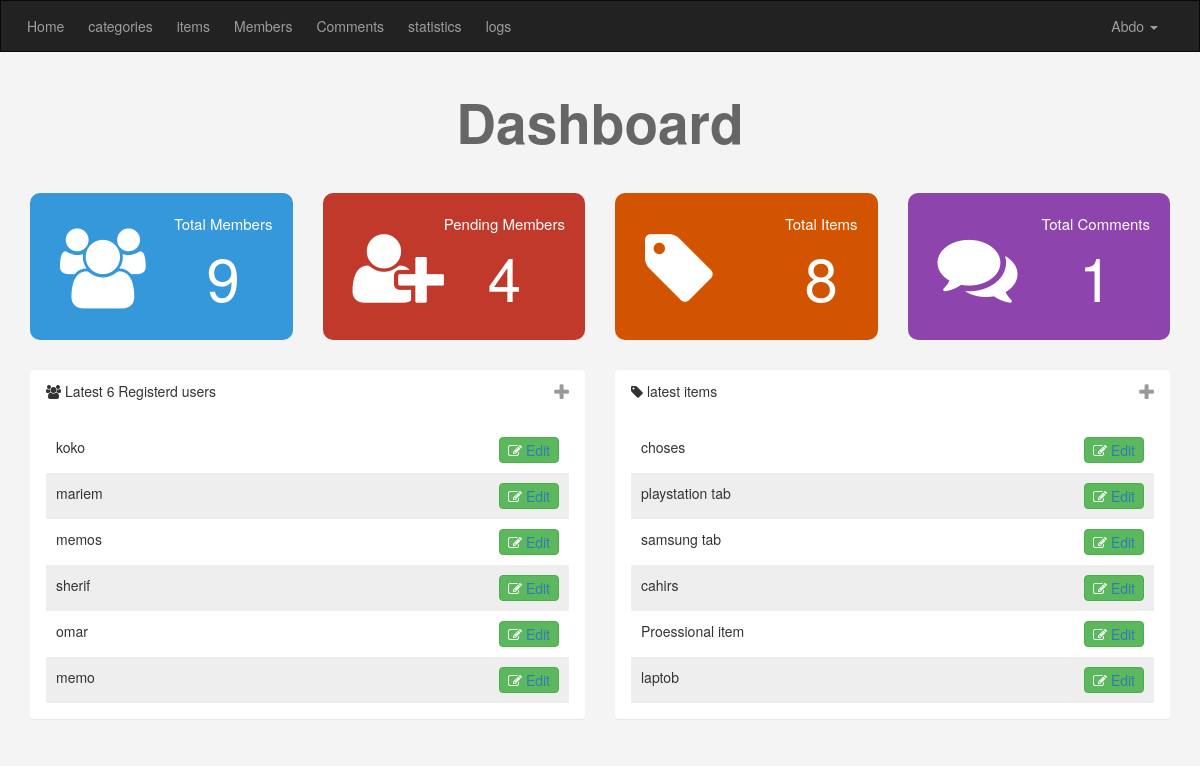
/admin/dashboard.php (signed in), run on the app's committed database.
### tables this page shows
CREATE TABLE `users` (
  `userID` int(11) NOT NULL COMMENT 'To Identify User',
  `username` varchar(255) NOT NULL COMMENT 'Username To Login',
  `password` varchar(255) NOT NULL COMMENT 'Password To Login',
  `email` varchar(255) NOT NULL,
  `fullname` varchar(255) NOT NULL,
  `groupID` int(11) NOT NULL DEFAULT 0 COMMENT 'Identify User Group',
  `truststatus` int(11) NOT NULL DEFAULT 0 COMMENT 'Seller Rank',
  `regstatus` int(11) NOT NULL DEFAULT 0 COMMENT 'Pending Approval',
  `date` date NOT NULL
);

CREATE TABLE `items` (
  `item_ID` int(11) NOT NULL,
  `name` varchar(255) NOT NULL,
  `description` text NOT NULL,
  `price` varchar(255) NOT NULL,
  `add_Date` date NOT NULL,
  `country_made` varchar(255) NOT NULL,
  `image` varchar(255) NOT NULL,
  `status` varchar(255) NOT NULL,
  `rating` smallint(6) NOT NULL,
  `Approve` tinyint(4) NOT NULL DEFAULT 0,
  `Cat_ID` int(11) NOT NULL,
  `Member_ID` int(11) DEFAULT NULL
);

### admin/includes/functions/functions.php (called while the page is built, shortened)
<?php
function checkItem($select, $form, $value)
{
    global $con;
    $statment = $con->prepare("SELECT $select FROM $form WHERE $select = ? ");
    $statment->execute(array($value));
    $count = $statment->rowCount();
    return $count;
}
Function countItems($item , $table){
    global $con;
    $stmt2 = $con->prepare("SELECT COUNT(userID) FROM $table");
    $stmt2->execute();
    return $stmt2->fetchColumn();
}
Function countItemss($item , $table){
    global $con;
    $stmt2 = $con->prepare("SELECT COUNT(item_ID) FROM $table");
    $stmt2->execute();
    return $stmt2->fetchColumn();
}
 function getLatest($select , $table , $order ,$limit = 5){
    global $con;
    $getStmt = $con->prepare("SELECT $select FROM $table ORDER BY $order DESC LIMIT $limit");
    $getStmt->execute();
    $rows = $getStmt->fetchAll();
    return $rows;
 }

### admin/dashboard.php (the view, shortened to what this page needs)
<?php
if(isset($_SESSION['username'])){
    include('init.php');
    $numUsers = 6;
    $LatestUsers = getLatest("*", "users", "userID", $numUsers);
    $numItems = 6;
    $LatestItems = getLatest("*", "items", "item_ID", $numItems);
    ?>
    <div class="container home-statw text-center">
        <h1>Dashboard</h1>
        <div class="row">
            <div class="col-md-3">
                <div class="stat st-members">
                    <i class="fa fa-users"></i>
                    <div class="info">
                    Total Members
                    <span><a href="members.php"><?php echo countItems('userID' , 'users')?></a></span>
                    </div>
                </div>
            </div>
            <div class="col-md-3">
                <div class="stat st-pending">
                    <i class="fa fa-user-plus"></i>
                    <div class="info">
                    Pending Members
                    <span><a href="members.php?do=Manage&page=pending">
                        <?php echo checkItem("regstatus", "users", 0); ?>
                    </a></span>
                    </div>
                </div>
            </div>
            <div class="col-md-3">
                <div class="stat st-items">
                    <i class="fa fa-tag"></i>
                    <div class="info">
                    Total Items
                    <span><a href="items.php"><?php echo countItemss('item_ID', 'items') ?></a></span>
                    </div>
                    </div>
            </div>
            <div class="col-md-3">
                <div class="stat st-comments">
                    <i class="fa fa-comments"></i>
                    <div class="info">
                    Total Comments
                    <span><a href="comments.php"><?php echo countItemss('c_id', 'comments') ?></a></span>
                    </div>
                </div>
            </div>
        </div>
    </div>
    <div class="container latest">
        <div class="row">
            <div class="col-sm-6">
                <div class="panel panel-defualt">
                    <div class="panel-heading">
                        <i class="fa fa-users"></i> Latest <?php echo ($numUsers);?> Registerd users
                        <span class="toggle-info pull-right">
                            <i class="fa fa-plus fa-lg"></i>
                        </span>
                    </div>
                    <div class="panel-body">
                       <ul class="list-unstyled latest-user">
                       <?php
                    foreach( $LatestUsers as $user){
                        echo '<li>'. $user['username'] . '<span class="btn btn-success pull-right">
                        <i class="fa fa-edit"></i><a href="members.php?do=Edit&userid='.  $user['userID'] . '"> Edit</a></span> </li>';
                         }
                        ?>
                       </ul>
                    </div>
                </div>
            </div>
            <div class="col-sm-6">
                <div class="panel panel-defualt">
                    <div class="panel-heading">
                        <i class="fa fa-tag"></i> latest items
                        <span class="toggle-info pull-right">
                            <i class="fa fa-plus fa-lg"></i>
                        </span>
                    </div>
                    <div class="panel-body">
                    <ul class="list-unstyled latest-user">
                       <?php
                    foreach( $LatestItems as $item){
                        echo '<li>'. $item['name'] . '<span class="btn btn-success pull-right">
                        <i class="fa fa-edit"></i><a href="items.php?do=Edit&itemid='.  $item['item_ID'] . '"> Edit</a></span> </li>';
                         }
                        ?>
                       </ul>
                      </div>
                </div>
            </div>
        </div>
    </div>
<?php
    include $tpl . 'footer.php';
}else {
    header('Location: index.php');
    exit();
}
?>

### admin/layout/css/backend.css (style rules this page uses)
body { background-color: #F4F4F4; }
.home-statw .stat { padding: 20px; font-size: 15px; color: #FFF; border-radius: 10px; position: relative; overflow: hidden; }
.home-statw .stat i { position: absolute; font-size: 80px; top: 35px; left: 30px; }
.home-statw .stat .info { float: right; }
.home-statw .stat a { color: #FFF; }
.home-statw .stat span { display: block; font-size: 60px; }
.home-statw .st-members { background-color: #3498db; }
.home-statw .st-pending { background-color: #c0392b; }
.home-statw .st-items { background-color: #d35400; }
.home-statw .st-comments { background-color: #8e44ad; }
.latest { margin-top: 30px; overflow: hidden; }
.latest .toggle-info { color: #999; cursor: pointer; }
.latest-user { margin-bottom: 0; }
.latest-user li { padding: 10px ; overflow: hidden; }
.latest-user li:nth-child(even) { background-color: #EEE; }
.latest-user .btn-success { padding: 2px 8px; }
h1 { font-size: 55px; margin: 40px 0; font-weight: bold; color: #666; }

### data on the page
users: username "koko"
users: username "mariem"
users: username "memos"
users: username "sherif"
users: username "omar"
users: username "memo"
items: name "choses"
items: name "playstation tab"
items: name "samsung tab"
items: name "cahirs"
items: name "Proessional item"
items: name "laptob"

### other printed values
language('HOME_ADMIN') "Home"
language('CATEGORIES') "categories"
language('ITEMS') "items"
language('MEMBERS') "Members"
language('COMMENTS') "Comments"
language('STATISTICS') "statistics"
language('LOGS') "logs"
countItems('userID' , 'users') "9"
checkItem("regstatus", "users", 0) "4"
countItemss('item_ID', 'items') "8"
countItemss('c_id', 'comments') "1"
$numUsers "6"
